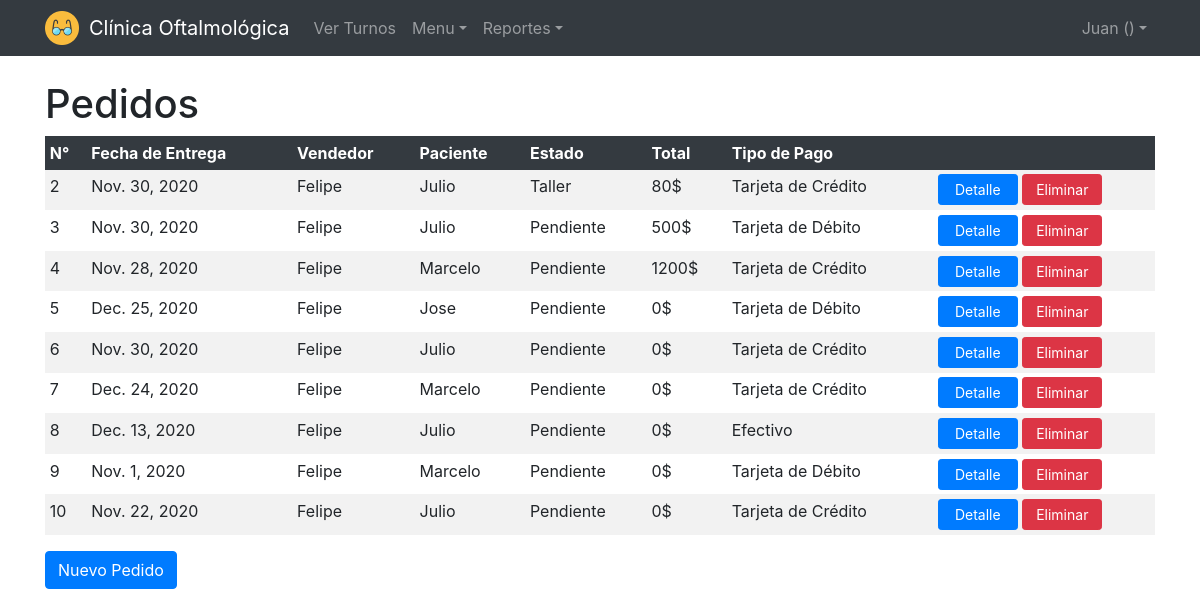
Page /clinica/pedidosindex (signed in) on the committed database.
### clinica/models.py (models this page shows, shortened)
class Pedido(models.Model):
    created_at = models.DateTimeField(auto_now_add=True)
    updated_at = models.DateTimeField(auto_now=True)
    user = models.ForeignKey(
        settings.AUTH_USER_MODEL,
        on_delete=models.CASCADE,
    )
    paciente = models.ForeignKey(Paciente, on_delete=models.CASCADE)
    tipopago = models.ForeignKey(Tipopago, on_delete=models.CASCADE)
    estado = models.ForeignKey(Estado, on_delete=models.CASCADE)
    total = models.IntegerField()
    fechaentrega = models.DateField()

class Paciente(models.Model):
    user = models.ForeignKey(
        settings.AUTH_USER_MODEL,
        on_delete=models.CASCADE,
    )
    nombre = models.CharField(max_length=64)
    apellido = models.CharField(max_length=64)
    dni = models.IntegerField()
    telefono = models.CharField(max_length=64)
    direccion = models.CharField(max_length=64)
    email = models.CharField(max_length=64)

class Estado(models.Model):
    nombre = models.CharField(max_length=64)

class Tipopago(models.Model):
    nombre = models.CharField(max_length=64)

### clinica/views.py (the view)
# urls.py: path("pedidosindex", views.pedidosindex, name="pedidosindex"),
def pedidosindex(request):
    if not request.user.is_authenticated:
        return HttpResponseRedirect(reverse("login"))
    pedidos = Pedido.objects.all()
    return render(request, "pedidos/index.html", {
        "pedidos" : pedidos
    })

### clinica/templates/pedidos/index.html (shortened to what this page needs)
{% extends "layout.html" %}
{% block body %}
    <div class="container">
        <h1>Pedidos</h1>
        <table class="table table-sm table-striped table-borderless">
            <thead class="table-dark">
                <tr>
                    <th>N°</th>
                    <th>Fecha de Entrega</th>
                    <th>Vendedor</th>
                    <th>Paciente</th>
                    <th>Estado</th>
                    {% if request.session.tipousuario_id != 4 %}
                        <th>Total</th>
                    {% endif %}
                    <th>Tipo de Pago</th>
                    <th></th>
                </tr>
            </thead>
            <tbody>
                {% for pedido in pedidos %}
                    <tr>
                        <td>{{ pedido.id }}</td>
                        <td>{{ pedido.fechaentrega }}</td>
                        <td>{{ pedido.user.get_username }}</td>
                        <td>{{ pedido.paciente.nombre }}</td>
                        <td>{{ pedido.estado.nombre }}</td>
                        {% if request.session.tipousuario_id != 4 %}
                            <td>{{ pedido.total }}$</td>
                        {% endif %}
                        <td>{{ pedido.tipopago.nombre }}</td>
                        <td style="width: 20%;">
                            <a href="{% url 'pedidoshow' pedido.id %}" class="btn btn-primary btn-sm botones-index">Detalle</a>
                            {% if request.session.tipousuario_id != 4 %}
                                <a href="{% url 'pedidosdelete' pedido.id %}" class="btn btn-danger btn-sm botones-index">Eliminar</a>
                            {% endif %}
                        </td>
                    </tr>
                {% endfor %}
            </tbody>
        </table>
        <a href="{% url 'pedidoscreate' %}" class="btn btn-primary">Nuevo Pedido</a>
    </div>
{% endblock %}

### clinica/templates/layout.html (shortened to what this page needs)
<!DOCTYPE html>
<html lang="es">
    <head>
        {% load static %}
        <link rel="stylesheet" type="text/css" href="{% static 'stylesheets/clinica.css' %}">
        <link rel="stylesheet" href="https://stackpath.bootstrapcdn.com/bootstrap/4.5.0/css/bootstrap.min.css">
    </head>
    <body>
        <header style="margin-bottom: 5rem;">
            <nav class="navbar navbar-expand-xl navbar-dark fixed-top bg-dark">
                <div class="container">
                    <div>
                        <img style="width: 34px; height: 34px;" alt="Icono" src="{% static 'images/icon.png' %}"/>
                    </div>
                    <a class="navbar-brand" href="#" style="margin-left:10px">Clínica Oftalmológica</a>
                    <div class="collapse navbar-collapse" id="navbarCollapse">
                        <ul class="navbar-nav mr-auto">
                            {% if request.user.id %}
                                <li class="nav-item">
                                    <a href="{% url 'turnosindex' %}" class="nav-item nav-link">Ver Turnos</a>
                                </li>
                                {% if request.user.id %}
                                    <li class="nav-item dropdown">
                                        <a class="nav-link dropdown-toggle" data-toggle="dropdown" href="#" role="button" aria-haspopup="true" aria-expanded="false">Menu</a>
                                    </li>
                                {% endif %}
                                {% if request.user.id %}
                                    <li class="nav-item dropdown">
                                        <a class="nav-link dropdown-toggle" data-toggle="dropdown" href="#" role="button" aria-haspopup="true" aria-expanded="false">Reportes</a>
                                    </li>
                                {% endif %}
                            {% endif %}
                        </ul>
                        <div class="navbar-nav">
                            {% if request.user.id %}
                                <div class="nav-item dropdown">
                                    <a class="nav-link dropdown-toggle" data-toggle="dropdown" href="#" role="button" aria-haspopup="true" aria-expanded="false">{{ request.user.username }} ({{ request.session.tipousuario }})</a>
                                </div>
                            {% else %}
                                <a href="{% url 'login' %}" class="nav-item nav-link">Ingresar</a>
                            {% endif %}
                        </div>
                    </div>
                </div>
            </nav>
        </header>
        {% block body %}
        {% endblock %}
    </body>
</html>

### clinica/static/stylesheets/clinica.css (style rules this page uses)
.botones-index { width: 80px; }

### rows in the picture
Pedido: id "2", fechaentrega "Nov. 30, 2020", user.get_username "Felipe", paciente.nombre "Julio", estado.nombre "Taller", total "80", tipopago.nombre "Tarjeta de Crédito"
Pedido: id "3", fechaentrega "Nov. 30, 2020", user.get_username "Felipe", paciente.nombre "Julio", estado.nombre "Pendiente", total "500", tipopago.nombre "Tarjeta de Débito"
Pedido: id "4", fechaentrega "Nov. 28, 2020", user.get_username "Felipe", paciente.nombre "Marcelo", estado.nombre "Pendiente", total "1200", tipopago.nombre "Tarjeta de Crédito"
Pedido: id "5", fechaentrega "Dec. 25, 2020", user.get_username "Felipe", paciente.nombre "Jose", estado.nombre "Pendiente", total "0", tipopago.nombre "Tarjeta de Débito"
Pedido: id "6", fechaentrega "Nov. 30, 2020", user.get_username "Felipe", paciente.nombre "Julio", estado.nombre "Pendiente", total "0", tipopago.nombre "Tarjeta de Crédito"
Pedido: id "7", fechaentrega "Dec. 24, 2020", user.get_username "Felipe", paciente.nombre "Marcelo", estado.nombre "Pendiente", total "0", tipopago.nombre "Tarjeta de Crédito"
Pedido: id "8", fechaentrega "Dec. 13, 2020", user.get_username "Felipe", paciente.nombre "Julio", estado.nombre "Pendiente", total "0", tipopago.nombre "Efectivo"
Pedido: id "9", fechaentrega "Nov. 1, 2020", user.get_username "Felipe", paciente.nombre "Marcelo", estado.nombre "Pendiente", total "0", tipopago.nombre "Tarjeta de Débito"
Pedido: id "10", fechaentrega "Nov. 22, 2020", user.get_username "Felipe", paciente.nombre "Julio", estado.nombre "Pendiente", total "0", tipopago.nombre "Tarjeta de Crédito"

### other values in the picture
{{ request.user.username }} "Juan"
